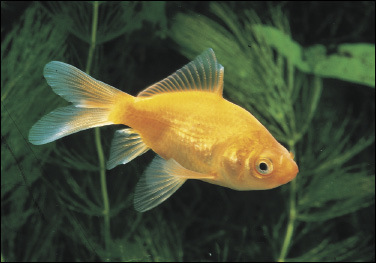
#> input picture input.JPEG, 376 x 263 px
$ jupyter execute main.ipynb
#> lines starting #> are read from the running program, lines starting #| are printed output that depends on the picture
[cell 1]
import numpy as np
from PIL import Image
import multiprocessing as mp
from functools import partial
import cv2
from typing import Callable, List, Tuple

class ParallelImageProcessor:
    def __init__(self, num_processes: int = None):
        """
        Initialize the parallel image processor.

        Args:
            num_processes: Number of processes to use. Defaults to CPU count.
        """
        self.num_processes = num_processes or mp.cpu_count()

    def _split_image(self, image: np.ndarray) -> List[Tuple[int, np.ndarray]]:
        """
        Split the image into chunks for parallel processing.

        Args:
            image: Input image as numpy array

        Returns:
            List of (index, chunk) tuples
        """
        chunks = np.array_split(image, self.num_processes, axis=0)
        return list(enumerate(chunks))

    def _merge_chunks(self, chunks: List[Tuple[int, np.ndarray]]) -> np.ndarray:
        """
        Merge processed chunks back into a single image.

        Args:
            chunks: List of (index, processed_chunk) tuples

        Returns:
            Merged image as numpy array
        """
        # Sort chunks by index
        sorted_chunks = sorted(chunks, key=lambda x: x[0])
        return np.vstack([chunk for _, chunk in sorted_chunks])

    def process_image(self, image_path: str, operation: Callable, **kwargs) -> np.ndarray:
        """
        Process an image in parallel using the provided operation.

        Args:
            image_path: Path to input image
            operation: Image processing function to apply
            **kwargs: Additional arguments for the operation

        Returns:
            Processed image as numpy array
        """
#> called with image_path = 'input.JPEG'
        # Read image
        image = cv2.imread(image_path)
#> image is the input picture: shape (263, 376, 3); mean B, G, R 51.5, 76, 69.7
        if image is None:
            raise ValueError(f"Could not read image at {image_path}")

        # Split image into chunks
        chunks = self._split_image(image)
#> in _split_image, `chunks = np.array_split(image, self.num_processes, axis=0)`: chunks = 2 items
#> chunks = 2 items

        # Create partial function with kwargs
        operation_with_args = partial(operation, **kwargs)

        # Process chunks in parallel
        with mp.Pool(self.num_processes) as pool:
            processed_chunks = pool.starmap(
                lambda idx, chunk: (idx, operation_with_args(chunk)),
                chunks
            )
#> processed_chunks = 2 items

        # Merge chunks
        return self._merge_chunks(processed_chunks)
#> in _merge_chunks, `return np.vstack([chunk for _, chunk in sorted_chunks])`:
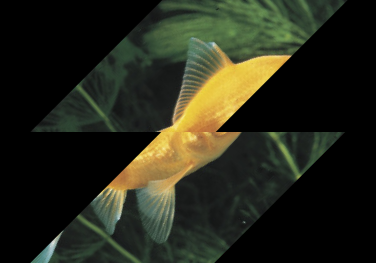
#> returned value: shape (263, 376, 3); mean of channels 0, 1, 2 26.1, 40.1, 38.7; drawn as B, G, R

# Example operations
def rotate_image(chunk: np.ndarray, angle: float) -> np.ndarray:
    """Rotate image chunk by specified angle."""
    height, width = chunk.shape[:2]
    center = (width // 2, height // 2)
    rotation_matrix = cv2.getRotationMatrix2D(center, angle, 1.0)
    return cv2.warpAffine(chunk, rotation_matrix, (width, height))

def adjust_brightness(chunk: np.ndarray, factor: float) -> np.ndarray:
    """Adjust brightness of image chunk."""
#> in _merge_chunks (call 2), `return np.vstack([chunk for _, chunk in sorted_chunks])`:
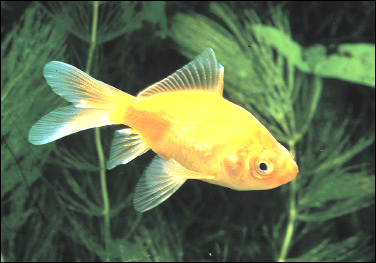
#> returned value: shape (263, 376, 3); mean of channels 0, 1, 2 77.2, 111.6, 96.5; drawn as B, G, R
    return cv2.convertScaleAbs(chunk, alpha=factor, beta=0)

def sharpen_image(chunk: np.ndarray, kernel_size: int = 3) -> np.ndarray:
    """Sharpen image chunk using unsharp masking."""
    blurred = cv2.GaussianBlur(chunk, (kernel_size, kernel_size), 0)
    return cv2.addWeighted(chunk, 1.5, blurred, -0.5, 0)

[cell 2]
# Initialize processor
processor = ParallelImageProcessor()

# Process image with different operations
rotated_image = processor.process_image('input.JPEG', rotate_image, angle=45)
brightened_image = processor.process_image('input.JPEG', adjust_brightness, factor=1.5)
sharpened_image = processor.process_image('input.JPEG', sharpen_image, kernel_size=3)
